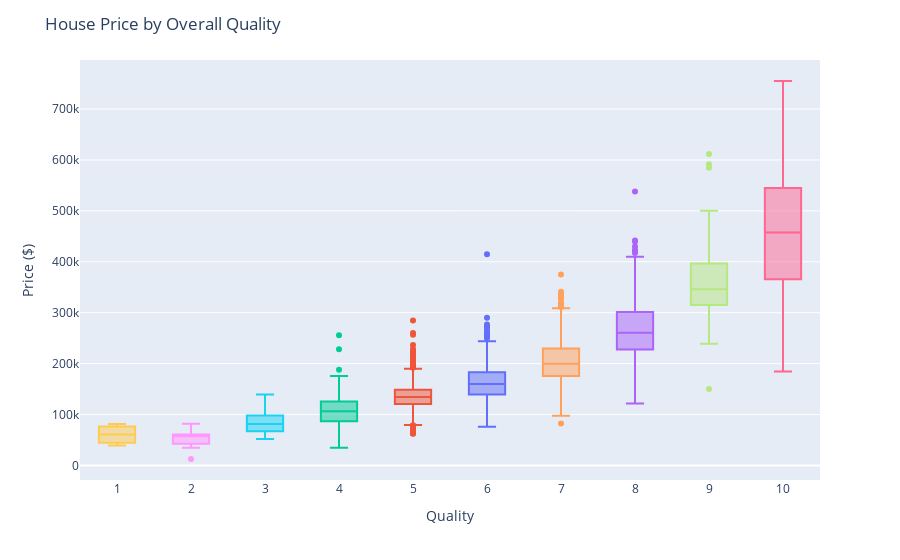

This figure's notebook cell:
### Code cell
plt.figure(figsize=(15, 10))

fig = px.box(housing, x="OverallQual", y="SalePrice",color = 'OverallQual')
fig.update_layout(
    title="House Price by Overall Quality",
    xaxis_title="Quality",
    yaxis_title="Price ($)",
    legend_title="Legend Title",
    showlegend=False,
     xaxis = dict(
        tickmode = 'linear',
        tick0 = 1,
        dtick = 1
    )
    )




fig.show()





# most important feature is over all quality , price increases with higher house quality

### Figure 1 — Plotly figure (JSON) as saved in the notebook; plotly's stock layout.template omitted (floating-point values rounded to 4 significant figures; data arrays with more than 128 entries replaced by an {"elided": "..."} marker saying what was removed)
{"data": [{"alignmentgroup": "True", "hovertemplate": "OverallQual=%{x}<br>SalePrice=%{y}<extra></extra>", "legendgroup": "6", "marker": {"color": "#636efa"}, "name": "6", "notched": false, "offsetgroup": "6", "orientation": "v", "showlegend": true, "type": "box", "x": {"elided": "669 int values"}, "x0": " ", "xaxis": "x", "y": {"elided": "669 int values"}, "y0": " ", "yaxis": "y"}, {"alignmentgroup": "True", "hovertemplate": "OverallQual=%{x}<br>SalePrice=%{y}<extra></extra>", "legendgroup": "5", "marker": {"color": "#EF553B"}, "name": "5", "notched": false, "offsetgroup": "5", "orientation": "v", "showlegend": true, "type": "box", "x": {"elided": "753 int values"}, "x0": " ", "xaxis": "x", "y": {"elided": "753 int values"}, "y0": " ", "yaxis": "y"}, {"alignmentgroup": "True", "hovertemplate": "OverallQual=%{x}<br>SalePrice=%{y}<extra></extra>", "legendgroup": "4", "marker": {"color": "#00cc96"}, "name": "4", "notched": false, "offsetgroup": "4", "orientation": "v", "showlegend": true, "type": "box", "x": {"elided": "195 int values"}, "x0": " ", "xaxis": "x", "y": {"elided": "195 int values"}, "y0": " ", "yaxis": "y"}, {"alignmentgroup": "True", "hovertemplate": "OverallQual=%{x}<br>SalePrice=%{y}<extra></extra>", "legendgroup": "8", "marker": {"color": "#ab63fa"}, "name": "8", "notched": false, "offsetgroup": "8", "orientation": "v", "showlegend": true, "type": "box", "x": {"elided": "290 int values"}, "x0": " ", "xaxis": "x", "y": {"elided": "290 int values"}, "y0": " ", "yaxis": "y"}, {"alignmentgroup": "True", "hovertemplate": "OverallQual=%{x}<br>SalePrice=%{y}<extra></extra>", "legendgroup": "7", "marker": {"color": "#FFA15A"}, "name": "7", "notched": false, "offsetgroup": "7", "orientation": "v", "showlegend": true, "type": "box", "x": {"elided": "525 int values"}, "x0": " ", "xaxis": "x", "y": {"elided": "525 int values"}, "y0": " ", "yaxis": "y"}, {"alignmentgroup": "True", "hovertemplate": "OverallQual=%{x}<br>SalePrice=%{y}<extra></extra>", "legendgroup": "3", "marker": {"color": "#19d3f3"}, "name": "3", "notched": false, "offsetgroup": "3", "orientation": "v", "showlegend": true, "type": "box", "x": [3, 3, 3, 3, 3, 3, 3, 3, 3, 3, 3, 3, 3, 3, 3, 3, 3, 3, 3, 3, 3, 3, 3, 3, 3, 3, 3, 3, 3, 3, 3, 3], "x0": " ", "xaxis": "x", "y": [67000, 61500, 92900, 64000, 79000, 107400, 81000, 78500, 99800, 91000, 126175, 64500, 82375, 78000, 82000, 52000, 87500, 64000, 76500, 99900, 124000, 93500, 96900, 58500, 130000, 81400, 72500, 120000, 84900, 64500, 68000, 139600], "y0": " ", "yaxis": "y"}, {"alignmentgroup": "True", "hovertemplate": "OverallQual=%{x}<br>SalePrice=%{y}<extra></extra>", "legendgroup": "10", "marker": {"color": "#FF6692"}, "name": "10", "notched": false, "offsetgroup": "10", "orientation": "v", "showlegend": true, "type": "box", "x": [10, 10, 10, 10, 10, 10, 10, 10, 10, 10, 10, 10, 10, 10, 10, 10, 10, 10, 10, 10], "x0": " ", "xaxis": "x", "y": [450000, 615000, 500067, 184750, 535000, 419005, 455000, 310000, 386250, 755000, 555000, 625000, 610000, 466500, 475000, 460000, 345000, 325000, 451950, 337500], "y0": " ", "yaxis": "y"}, {"alignmentgroup": "True", "hovertemplate": "OverallQual=%{x}<br>SalePrice=%{y}<extra></extra>", "legendgroup": "9", "marker": {"color": "#B6E880"}, "name": "9", "notched": false, "offsetgroup": "9", "orientation": "v", "showlegend": true, "type": "box", "x": [9, 9, 9, 9, 9, 9, 9, 9, 9, 9, 9, 9, 9, 9, 9, 9, 9, 9, 9, 9, 9, 9, 9, 9, 9, 9, 9, 9, 9, 9, 9, 9, 9, 9, 9, 9, 9, 9, 9, 9, 9, 9, 9, 9, 9, 9, 9, 9, 9, 9, 9, 9, 9, 9, 9, 9, 9, 9, 9, 9, 9, 9, 9, 9, 9, 9, 9, 9, 9, 9, 9, 9, 9, 9, 9, 9, 9, 9, 9, 9], "x0": " ", "xaxis": "x", "y": [291000, 390000, 468000, 475000, 500000, 290000, 383000, 150000, 479069, 415000, 378500, 380000, 385000, 336860, 398800, 387000, 328900, 437154, 394432, 300000, 376162, 425000, 611657, 318000, 324000, 377500, 591587, 405000, 315000, 378000, 356383, 418000, 335000, 325000, 315000, 342643, 404000, 310090, 372397, 412500, 277500, 335000, 462000, 300000, 316500, 360000, 350000, 285000, 377426, 360000, 410000, 313000, 332000, 334000, 372500, 374000, 250000, 333168, 319900, 239000, 319900, 275000, 325000, 372000, 266000, 584500, 285000, 280000, 445000, 305000, 248500, 320000, 315500, 379000, 274000, 410000, 282500, 470000, 326000, 320000], "y0": " ", "yaxis": "y"}, {"alignmentgroup": "True", "hovertemplate": "OverallQual=%{x}<br>SalePrice=%{y}<extra></extra>", "legendgroup": "2", "marker": {"color": "#FF97FF"}, "name": "2", "notched": false, "offsetgroup": "2", "orientation": "v", "showlegend": true, "type": "box", "x": [2, 2, 2, 2, 2, 2, 2, 2, 2, 2, 2, 2, 2], "x0": " ", "xaxis": "x", "y": [63900, 55000, 82000, 12789, 45000, 35311, 46500, 68104, 59000, 60000, 35000, 60000, 57625], "y0": " ", "yaxis": "y"}, {"alignmentgroup": "True", "hovertemplate": "OverallQual=%{x}<br>SalePrice=%{y}<extra></extra>", "legendgroup": "1", "marker": {"color": "#FECB52"}, "name": "1", "notched": false, "offsetgroup": "1", "orientation": "v", "showlegend": true, "type": "box", "x": [1, 1, 1], "x0": " ", "xaxis": "x", "y": [39300, 61000, 81500], "y0": " ", "yaxis": "y"}], "layout": {"boxmode": "overlay", "legend": {"title": {"text": "Legend Title"}, "tracegroupgap": 0}, "margin": {"t": 60}, "showlegend": false, "title": {"text": "House Price by Overall Quality"}, "xaxis": {"anchor": "y", "categoryarray": [6, 5, 4, 8, 7, 3, 10, 9, 2, 1], "categoryorder": "array", "domain": [0, 1], "dtick": 1, "tick0": 1, "tickmode": "linear", "title": {"text": "Quality"}}, "yaxis": {"anchor": "x", "domain": [0, 1], "title": {"text": "Price ($)"}}}}
